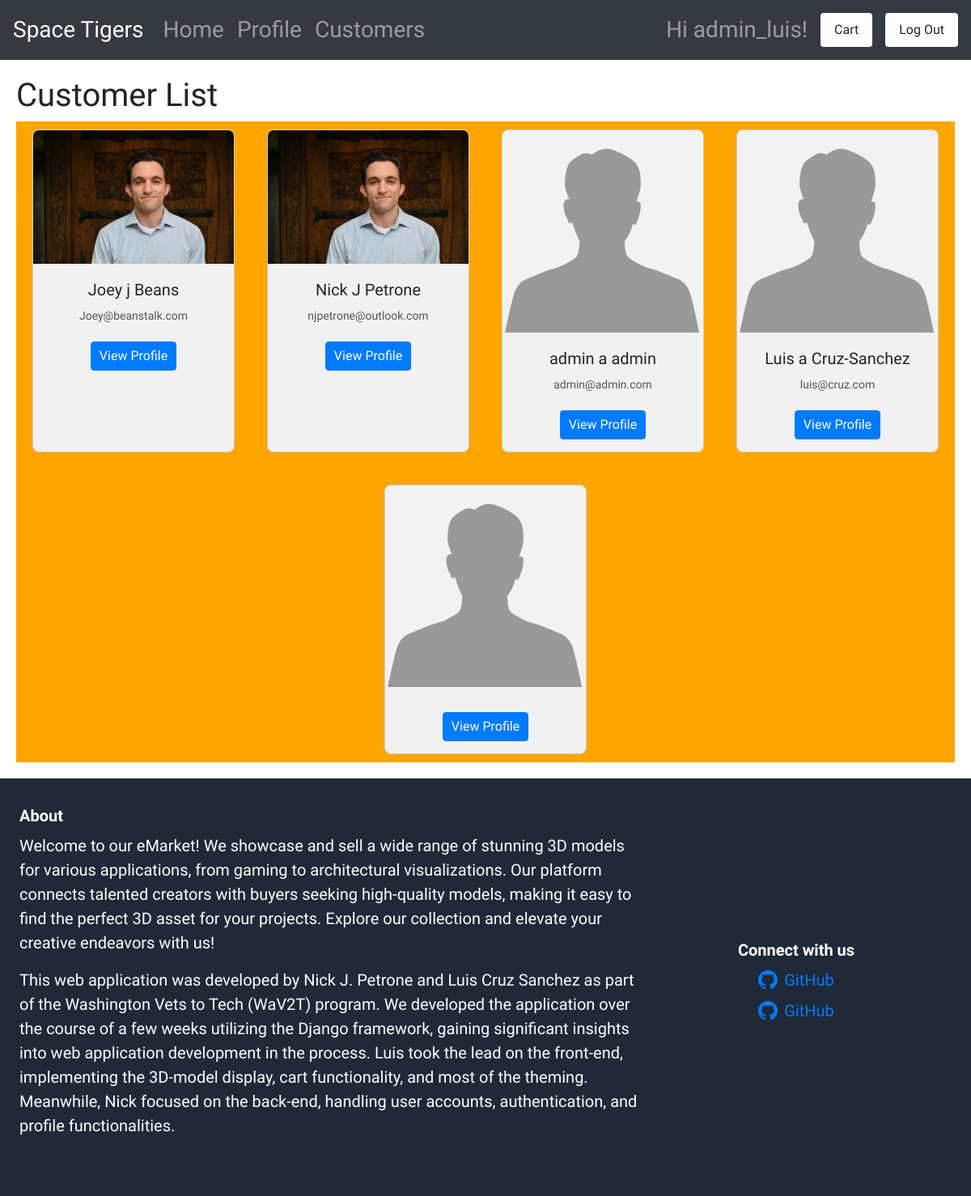
/accounts/customers/ (signed in), run on an earlier commit of the app's database.
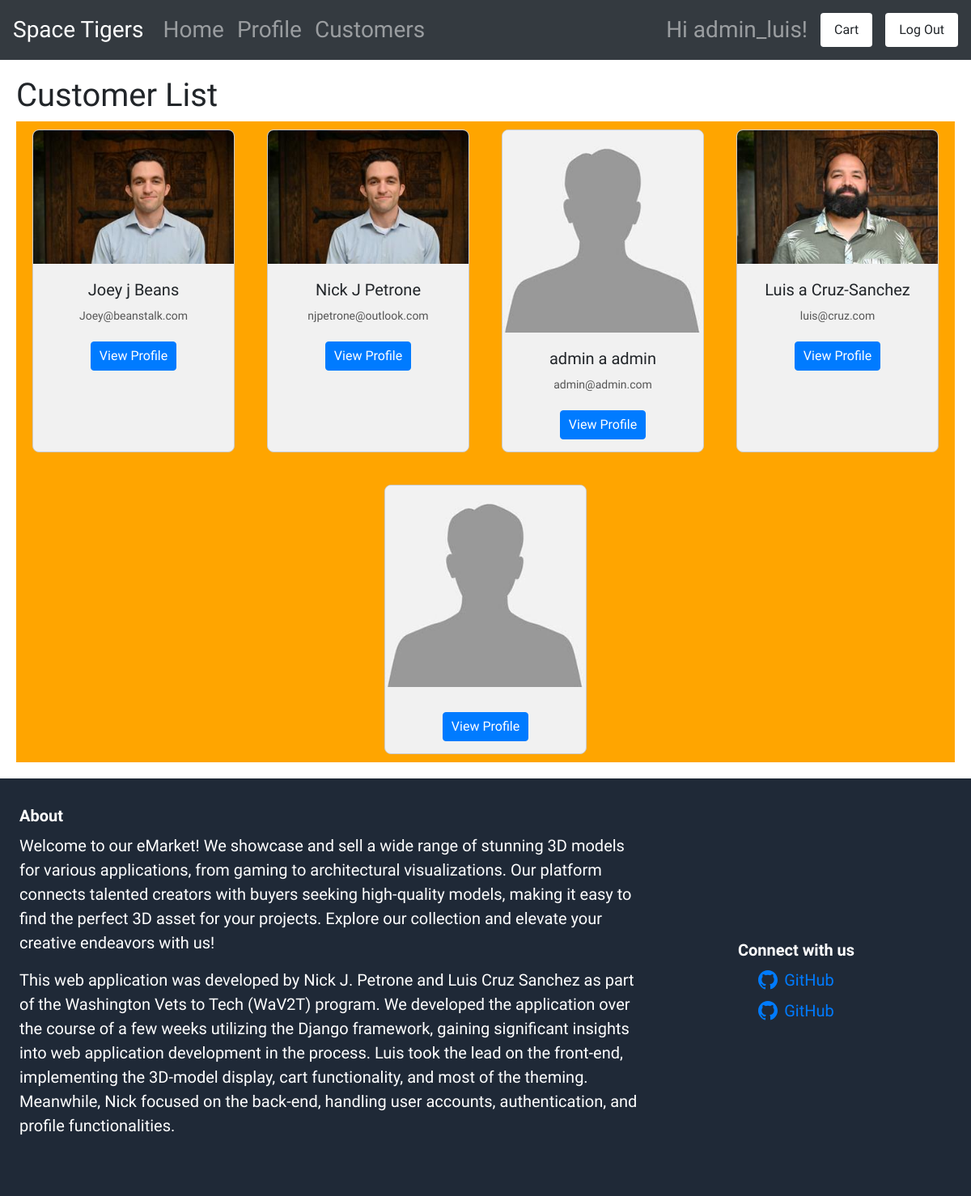
And on a later commit of the database.
### accounts/models.py (models this page shows, shortened)
class Profile(models.Model):
    user = models.OneToOneField(User, on_delete=models.CASCADE)
    avatar = models.ImageField(default='avatar.jpg', upload_to='media/', blank=True, null=True)
    first_name = models.CharField(max_length=100)
    last_name = models.CharField(max_length=100)
    mi = models.CharField(max_length=1)
    email = models.EmailField()
    phone = models.CharField(max_length=15)

### accounts/views.py (the view)
# urls.py: path('customers/', CustomerListView.as_view(), name='customers'),
class CustomerListView(LoginRequiredMixin, View):
    def get(self, request):
        profiles = Profile.objects.all()  # Query the Profile model
        context = {
            'profiles': profiles
        }
        return render(request, 'accounts/customers.html', context)

### templates/accounts/customers.html (shortened to what this page needs)
{% extends 'base.html' %}
{% block content %}
<h1>Customer List</h1>
<div class="flex-container">
  {% for profile in profiles %}
    <div class="card">
      <img class="card-img-top" src="{{ profile.avatar.url }}" alt="Card image cap">
      <div class="card-body">
        <h5 class="card-title">{{ profile.first_name }} {{ profile.mi }} {{ profile.last_name }}</h5>
        <p class="card-text">{{ profile.email }}</p>
        <a href="{% url 'profile2' profile.user.id %}" class="btn btn-primary">View Profile</a>
      </div>
    </div>
  {% endfor %}
</div>
{% endblock %}

What changed in the data, as far as the page shows it:
changed Profile "Luis": avatar: picture added in place of a placeholder
